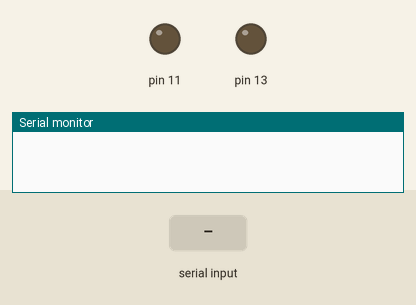
Simulated run of this sketch. Board: Arduino Uno, built with avr-gcc and run on an emulated ATmega328P. Parts: output pins drawn as LEDs (lit = HIGH), the last lines printed to the serial monitor. The test bench sets the inputs (shaded band).

Above: at 1.2 s.
1.3 s: "a" received over Serial
At 1.9 s:
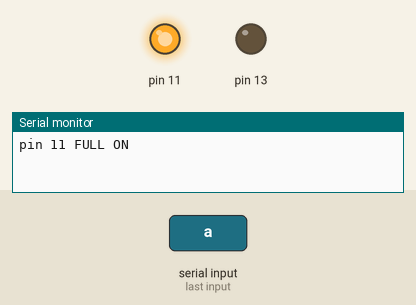
2.8 s: "z" received over Serial
At 4.0 s:
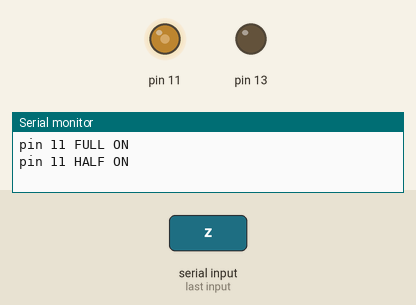
4.3 s: "a" received over Serial
At 5.4 s:
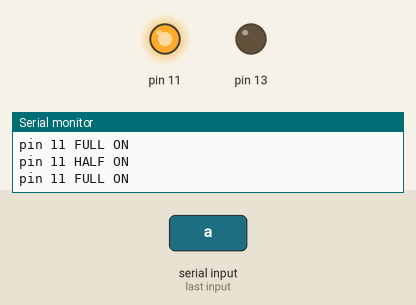
5.8 s: "s" received over Serial
At 6.5 s:
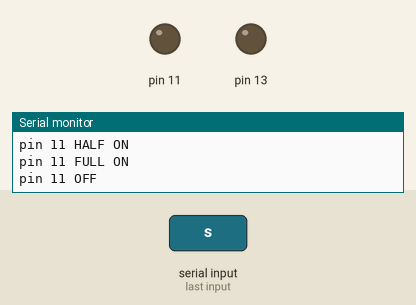
Timing chart, 0 to 8.3 s (numbered marks = the images above; inputs shaded):
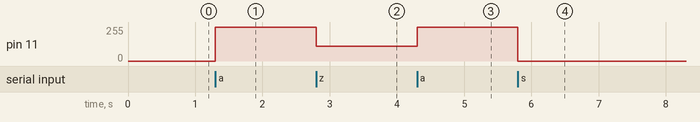

The sketch:

comando_da_seriale.ino
```cpp
// definizione variabili
char comando;

void setup() {
// inizializzazione seriale
Serial.begin(9600);
// definizione pin
pinMode(13, OUTPUT);

}

void loop() {
// scrivo nella variabile "comando" i valori letti dalla seriale
comando = Serial.read();

// utilizzo le uscite PWM
// se dalla seriale leggo "a", accendo il led sul pin11
  if (comando == 'a') {
  analogWrite(11, 255);
  Serial.println("pin 11 FULL ON");
  }
// se leggo "z", accendo il led a metà intensità
  if (comando == 'z') {
  analogWrite(11, 110);
  Serial.println("pin 11 HALF ON");
  }
// se dalla seriale leggo "s", spengo il led sul pin11
  if (comando == 's') {
  digitalWrite(11, LOW);
  Serial.println("pin 11 OFF");
  }
}
```

Measured:
- after the input at 1.3 s, pin 11: 0/255 → 255/255 at once
- after the input at 2.8 s, pin 11: 255/255 → 110/255 at once
- after the input at 4.3 s, pin 11: 110/255 → 255/255 at once
- after the input at 5.8 s, pin 11: 255/255 → 0/255 at once
